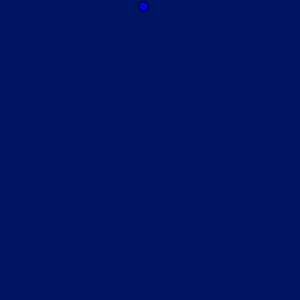
Frame 1 (no input)
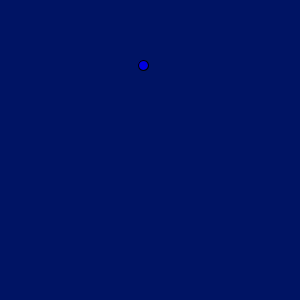
Frame 60 (the mouse pressed at the canvas centre just before this capture)
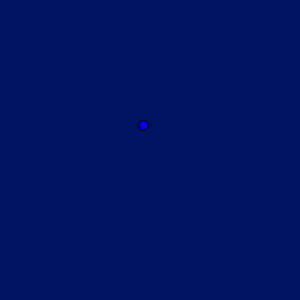
Frame 120 (the mouse held since frame 60 and released just before this capture)

The Processing sketch that drew these frames (run headless with seeded random() and noise(); from frame 60 on, the mouse is pressed at the canvas centre):

// Processing sketch: rainDropsTHingY
// ── rainDropsTHingY.pde
int y = 0; 
void setup () {
  size(300, 300); 
}

void draw () {
  y = y + 1;
    background(0, 20, 100); 
    fill(0, 0, 225);
    stroke(0, 0, 0);
    ellipse(143, 5+y, 10, 10);
    if (y>=290) {
      y = 0;
}
}
